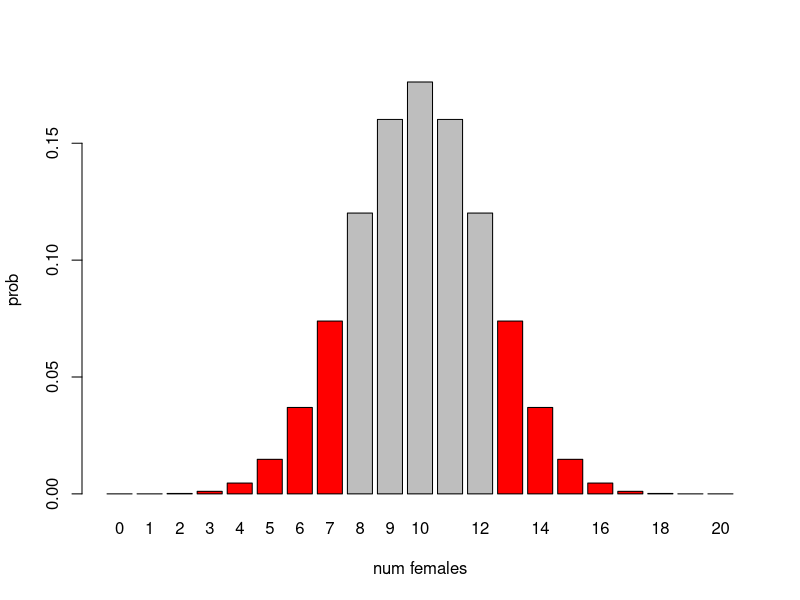

Reproduce this figure in R.
#Adam Orr
#Biometry
#Lab 5

# ---- Warmup ----
#sex ratio of hummingbirds
total <- 20
female <- 7

#is this a 50/50 sex ratio (1:1)
phat <- female/total

#step 1 : state hypotheses
#h0: sex ratio is equal
#ha: sex ratio is not equal

#step 2 : state significance level
#alpha = .05

#step 3 : define test statistic
#binomial exact test
#the test statistic is x, # of females from sample of 20 offspring

#step 4 : calculate test statistic
x <- 7

#step 5 : calculate p-value and state conclusion
n <- 20
p_null <- .5

#calc p-value
pbinom(x,n,p_null) * 2

barplot(dbinom(0:20,n,p_null),
  names.arg=0:20,
  ylab="prob",
  xlab="num females",
  col=c(rep("red",8),rep("gray",5),rep("red",8)))

#conclusion statement
#we fail to reject the null hypothesis that the sex ratio is 1:1 at a significance
#level of .05 (binomial test: p = .263, n = 20)

#binomial test in R
binom.test(x,n,p_null)

# ---- question 1 ----
#calculate the following values:
numplants <- 24
p_wrinkled <- 1/4

#a. The probability that exactly 8 plants will have wrinkled peas.
dbinom(8, numplants, p_wrinkled)

#b. The probability that 8 or fewer plants will have wrinkled peas.
pbinom(8, numplants, p_wrinkled)

#c. The probability that 12 or more plants will have wrinkled peas.
pbinom(11, numplants, p_wrinkled, lower.tail = FALSE)

#d. The 0.025 quantile of the number of plants with wrinkled peas.
qbinom(.025, numplants, p_wrinkled)

# ---- question 2 ----
#experiment parameters
total <- 25
nfemales <- 15
nmales <- 10

# a. Use the data to estimate the probability p that a reproductive offspring is female.
(phat <- nfemales / total)

# b. Use the Agresti-Coull method to calculate the 95% confidence interval for p.
p_prime <- (nfemales + 2)/(total + 4)
s_pp <- sqrt((p_prime * (1 - p_prime))/(total + 4))
c(p_prime - 2 * s_pp, p_prime + 2 * s_pp)

# c. Based on the confidence interval you calculated, briefly explain whether it is plausible that the true sex ratio is 1:1 (that is, p = 0.5).
# It is plausible that the true sex ratio is 1:1, as the confidence interval includes .5 .

# d. Now carry out a formal test of the hypothesis that the sex ratio is 1:1. Perform this test by hand in R, explicitly carrying out the five steps of hypothesis testing:
# 1) State the null and alternative hypotheses.
# H0: The sex ratio is .5
# Ha: The sex ratio is not equal to .5

# 2) State the significance level.
# alpha = 0.05

# 3) Define the test statistic.
#  The test stastistic is X, the number of females in a sample of 25 offspring
p_null <- 0.5

# 4) Calculate the test statistic from the data.
nfemales

# 5) Calculate the P-value and use it to make a decision about the hypothesis under test.
pbinom(nfemales - 1, total, 0.5, lower.tail = FALSE) * 2 
#We fail to reject the null hypothesis that the sex ratio is .5 at a significance level of .05 (Binomial test: p = .4244, n = 25)

# e. Perform the same test using the R command binom.test. Show the complete output of the test.
binom.test(nfemales, total)

# f. Explain whether the result of your hypothesis test consistent with the confidence interval that you calculated in part b).
#The result of the hypothesis test is consistent with the confidence interval.
#The confidence interval includes .5, which we are not able to reject with the hypothesis test.

# ---- question 3 ----
total <- 18
dog_food <- 2
people_food <- total - dog_food
# a. What proportion of participants chose dog food as their favorite?
dog_food / total

# What proportion are expected to choose dog food, assuming no preference among the five items (i.e., they choose a favorite randomly)?
(p_null <- 1/5)

# b. Use binom.test to test the hypothesis that people have a preference between human food and dog food. Show the complete output of the test.
binom.test(dog_food,total,p_null)

#Include a complete statement of your conclusions
#We do not reject the null hypothesis that people have a preference between human food and dog food, at a significance level of .05 (Binomial test : p = 0.555, n = 18).

# c. binom.test reports a confidence interval. Briefly describe what this interval means, and state whether it is consistent with the results of your hypothesis test.
#The confidence interval has a 95% chance of including the true mean of the number of people who chose dog food as their favorite. It is consistent with the results of the hypothesis test because .2 is included in the confidence interval.

# ---- question 4 ----
total <- 24
on_x_chr <- 11
p_null <- 1/4

# a. Use these data and binom.test to test the theory that spermatogenesis genes are found disproportionately on the X chromosome.
binom.test(on_x_chr, total, p_null)

# Report your results as described for exercise 3b.
#We reject the null hypothesis that the spermatogenesis genes are distributed proportionally on the X chromosome, at a significance level of .05 (Binomial test : p = 0.0304, n = 24).

# b. Briefly explain whether the confidence interval reported by binom.test is consistent with the results of your hypothesis test.
#The confidence interval reported by binom.test is consistent with the results of the hypothesis test because it doesn't include .25.





